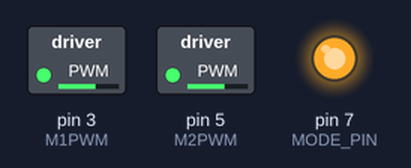
This sketch was run on a simulated Arduino Leonardo, built with avr-gcc and run on an emulated ATmega32U4. Shown: switched loads named in the sketch (green lamp = pin HIGH), output pins drawn as LEDs (lit = HIGH). At 1.4 s the program stops and its outputs stay as they are.

Above: at 0.1 s.
At 0.9 s:
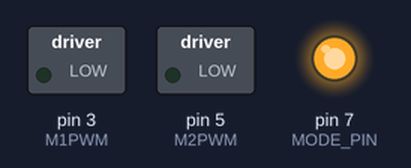
Timing chart, 0 to 2.4 s (numbered marks = the images above):
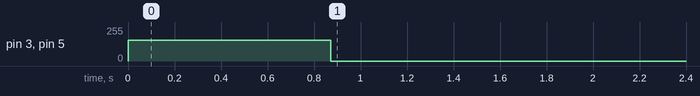

The sketch:

robot_movement.ino
```cpp
//Motorcontoller.ono


#ifndef __AVR_ATmega32U4__
#define __AVR_ATmega32U4__
#endif


#define MODE_PIN 7


#define M1PWM 3
#define M1PH 4


#define M2PWM 5
#define M2PH 6


void setup()
{
  Serial.begin(57600);
  Serial1.begin(57600);
  pinMode(MODE_PIN, OUTPUT);
  digitalWrite(MODE_PIN, HIGH);


  // Update these if the directions of the wheels are wrong
  digitalWrite(M1PH, HIGH);
  digitalWrite(M2PH, HIGH);
}


// Read buffer, head is 'C', tail is 'M'
int bufferSize = 4; //size is 2+2*number of cars
byte readBuffer[4];


// Vehicle ID
int carID = 1;


// Calibration parameters. For all vehicles, at leftMax + rightMax they
// should go roughly along a straight line forward at roughly the same speed
int leftMax = 200;
int rightMax = 200;


// Previous commands
byte hasPreviousCommand = 0;
byte previousLeft = 0;
byte previousRight = 0;


// Run the two motors at different thrusts, negative thrusts makes the wheel
// go backward
void runMotors(int rightThrust, int leftThrust) {
  // Left motor
  if (rightThrust > 0) {
    digitalWrite(M1PH, HIGH);
  }
  else {
    digitalWrite(M1PH, LOW);
  }


  // Right motor
  if (leftThrust > 0) {
    digitalWrite(M2PH, HIGH);
  }
  else {
    digitalWrite(M2PH, LOW);
  }


  // Write the motor speeds
  analogWrite(M1PWM, abs(rightThrust)*leftMax / 128);
  analogWrite(M2PWM, abs(leftThrust)*rightMax / 128);
}


void processCommand(byte readBuffer[]) {
  // Parse the command
  byte lc = readBuffer[carID * 2 - 1];
  byte rc = readBuffer[carID * 2];


  // Parse and send command to motor
  if (hasPreviousCommand == 0 ||
      (hasPreviousCommand == 1 &&
       (previousLeft != lc || previousRight != rc)
      ))
  {
    int rightThrust = (rc & 0x7F) * ((rc & 0x80) == 0x80 ? -1 : 1);
    int leftThrust = (lc & 0x7F) * ((lc & 0x80) == 0x80 ? -1 : 1);
    runMotors(rightThrust, leftThrust);


    // Save command
    previousRight = rc;
    previousLeft = lc;
    hasPreviousCommand = 1;
  }
}


void moveStraight(float distance /*in cm*/ , float thrust /* fraction between 0 and 1 */) {
  readBuffer[0] = 'C';
  readBuffer[bufferSize-1] = 'M';
  if (distance > 0) {
    readBuffer[2 * carID - 1] = int(127*thrust);
    readBuffer[2 * carID] = int(127*thrust);
  } else if (distance < 0) {
    readBuffer[2 * carID - 1] = int(127*thrust)|0x80;
    readBuffer[2 * carID] = int(127*thrust)|0x80;
  } else {
    Serial.println("Distance cannot be 0.");
    return;
  }
  processCommand(readBuffer);
  delay(abs(distance) / (20.5*thrust) * 1000);
}


void rotateVehicle(float angle, float thrust /* fraction between 0 and 1 */) {
  //Angle in degrees from -180 to 180 with reference to the y-axis (ex. an angle of 90 goes right)
  readBuffer[0] = 'C';
  readBuffer[bufferSize] = 'M';
  if (angle > 0) {
    readBuffer[2 * carID - 1] = int(127*thrust);
    readBuffer[2 * carID] = int(127*thrust)|0x80;
  } else if (angle < 0) {
    readBuffer[2 * carID - 1] = int(127*thrust)|0x80;
    readBuffer[2 * carID] = int(127*thrust);
    angle = -1 * angle;
  } else {
    Serial.println("Angle cannot be 0.");
    return;
  }
  processCommand(readBuffer);

  delay(angle * 0.07505 / (20.5/thrust) * 1000);
  //0.07505 is cm/degree movement for 4.3 cm between wheels
}


void stopVehicle() {
  readBuffer[0] = 'C';
  readBuffer[bufferSize] = 'M';
  readBuffer[2 * carID - 1] = 0x00;
  readBuffer[2 * carID] = 0x00;
  processCommand(readBuffer);
}


void loop() {
  //robot commands
  moveStraight(10,0.8);
  rotateVehicle(90,0.8);
  stopVehicle();
  delay(500);
  exit(0);
  //while (1);
}
```

Measured:
- by itself, pin 3 (M1PWM), pin 5 (M2PWM): 0/255 → 157/255 at 0.00 s, → 0/255 0.87 s later
